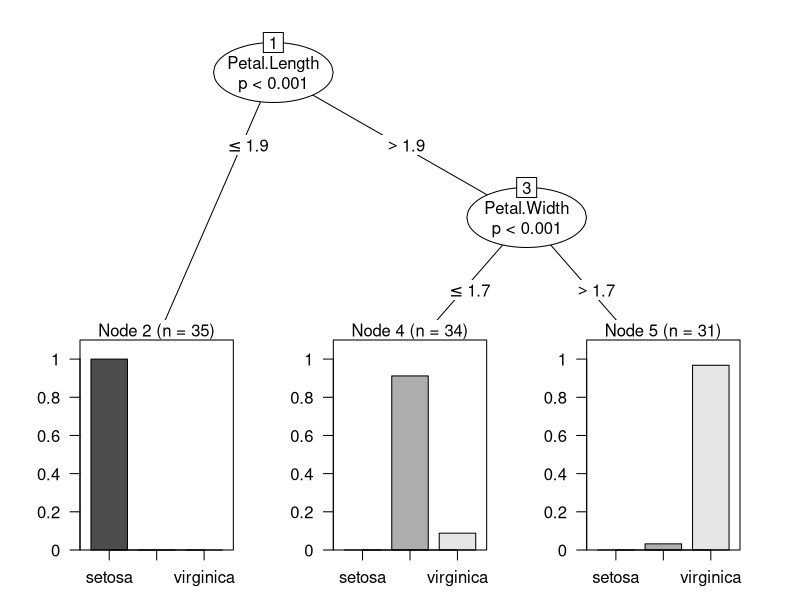

The R source for this figure:
install.packages("party")
library(party)

set.seed(12345)
random <- runif(nrow(iris))
iris2 <- iris[order(random),]

train <- iris2[1:100,]
test <- iris2[101:150,]


irp <- ctree(Species ~., data = train)

table(predict(irp), train$Species)

print(irp)

plot(irp)

test_pred <- predict(irp, test)

table(test_pred, test$Species)
